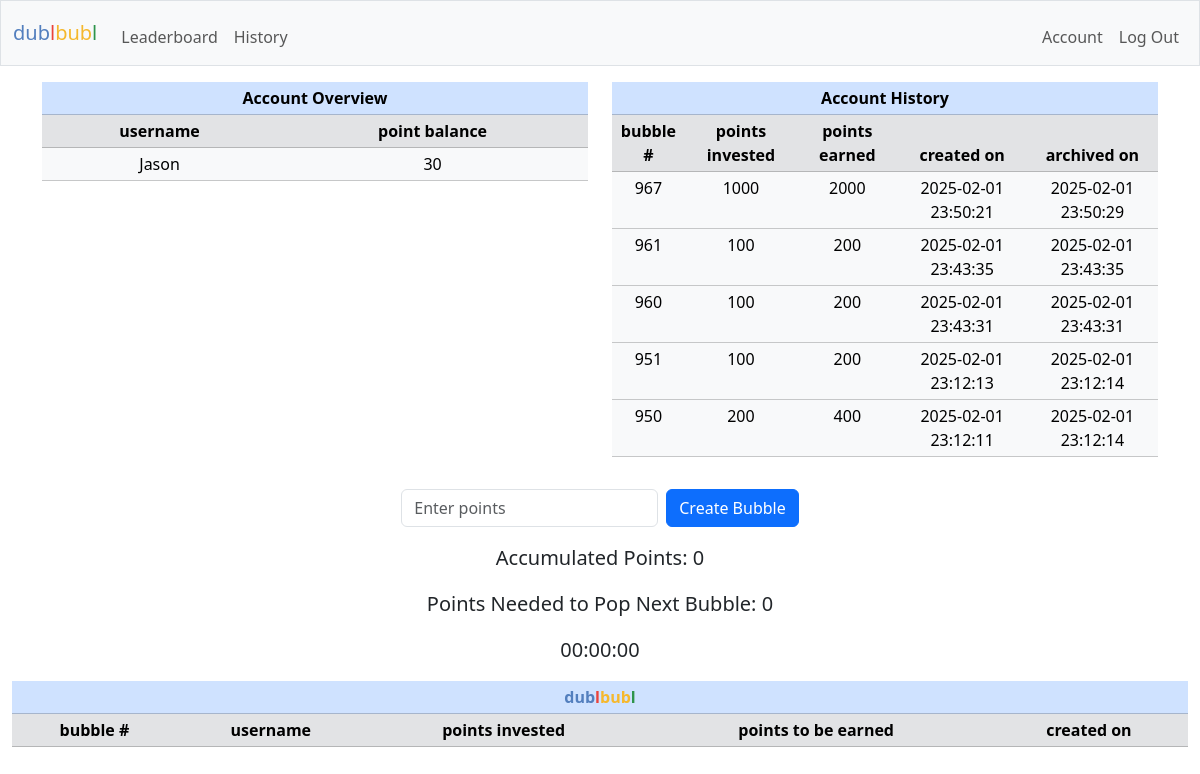
The page / (signed in) on the database its author committed.
### tables this page shows
CREATE TABLE users (
    id INTEGER PRIMARY KEY AUTOINCREMENT NOT NULL,
    username TEXT NOT NULL,
    hash TEXT NOT NULL,
    points INTEGER NOT NULL DEFAULT 1000
, total_points_earned INTEGER);

CREATE TABLE dublbubl_history (
        history_id INTEGER PRIMARY KEY AUTOINCREMENT NOT NULL,
        user_id INTEGER NOT NULL,
        username TEXT NOT NULL,       
        row_id INTEGER NOT NULL,
        creator_id INTEGER NOT NULL,
        creator_username TEXT NOT NULL,
        points_in INTEGER NOT NULL,
        points_out INTEGER NOT NULL,
        date_created TEXT NOT NULL,
        date_archived TEXT NOT NULL
    );

CREATE TABLE points_tracker (
            tracker_id INTEGER PRIMARY KEY AUTOINCREMENT NOT NULL,
            current_points_in INTEGER NOT NULL,
            date_created TEXT NOT NULL        
        );

### app.py (the view)
@app.route("/", methods=["GET", "POST"])
def index():
    start_timer()
    try:
        dublbubl = cur.execute("SELECT * FROM dublbubl").fetchall()
        rows_per_page = 20
        page = request.args.get("page", 1, type=int)
        offset = (page - 1) * rows_per_page
        dublbubl = cur.execute("""
            SELECT * FROM dublbubl
            ORDER BY row_id ASC
            LIMIT ? OFFSET ?
        """, (rows_per_page, offset)).fetchall()
        total_rows = cur.execute("SELECT COUNT(*) FROM dublbubl").fetchone()[0]
        total_pages = (total_rows + rows_per_page - 1) // rows_per_page
        current_points_in = cur.execute("SELECT current_points_in FROM points_tracker").fetchone()
        oldest_row_points_out = cur.execute("SELECT points_out FROM dublbubl ORDER BY row_id ASC LIMIT 1").fetchone()
        user_id = session.get("user_id")
        if user_id:
            user = cur.execute("SELECT * FROM users WHERE id = ?", (user_id,)).fetchall()
            user_history = cur.execute("SELECT * FROM dublbubl_history WHERE creator_id = ? ORDER BY row_id DESC LIMIT 5", (user_id,)).fetchall()
        else:
            user = None
            user_history = None
    except sqlite3.OperationalError as e:
        print("Error: dublbubl_history table does not exist, creating it.")
        init_db()
    if current_points_in is None or oldest_row_points_out is None:
        print("Error: current_points_in or oldest_row_points_out is None.")
        points_in_required = 0  # Default value
    else:
        points_in_required = oldest_row_points_out[0] - current_points_in[0]
    socketio.emit("update_points_info", {
        "current_points_in": current_points_in[0],  # Emitting the actual points_in value
        "points_in_required": points_in_required  # Emitting the calculated points_in_required
    })  # Broadcasts to all connected clients
    points = request.form.get("points")
    current_date = datetime.datetime.now().strftime("%Y-%m-%d %H:%M:%S")
    if request.method == "POST":
        if user_id is None:
            return "You must be logged in to submit points."
        if not points:
            return "No points entered"
        try:
            points = int(points)
        except ValueError:
            return "Invalid Input"
        if points is None:
            return "Invalid Input"
        elif points <= 0 or points > 10000:
            return "Points must be between 1 and 10000"
        user_id = session["user_id"]
        user = cur.execute("SELECT * FROM users WHERE id = ?", (user_id,)).fetchone()
        current_points = cur.execute("SELECT points FROM users WHERE id = ?", (user[0],)).fetchone()
        current_points = current_points[0] if current_points else 0  # Default to 0 if no value exists
        if current_points < points:
            return "not enough points"
        try:
            cur.execute("""
            INSERT INTO dublbubl (row_id, user_id, username, points_in, points_out, date_created)
            VALUES (?, ?, ?, ?, ?, ?)
            """, (None, user[0], user[1], points, (points * 2), current_date))
            con.commit()
            updated_rows = cur.execute("""
                SELECT * FROM dublbubl
                ORDER BY row_id ASC
                LIMIT ? OFFSET ?
            """, (rows_per_page, offset)).fetchall()
            socketio.emit("update_table", {"rows": updated_rows, "page": page})
            total_points = current_points - points
            if total_points < 0:
                return "Error: Insufficient points balance."
            cur.execute("UPDATE users SET points = ? WHERE id = ?", (total_points, user[0]))
            con.commit()
            socketio.emit("update_point_balance", {
                "point_balance": total_points  # Emitting only the total points balance
            }, room=user[0])  # Emits only to the specific user
            print(f"Emitting update to room: {user[0]} with new balance: {total_points}")
        except Exception as e:
            print(f"Error inserting row into dublbubl: {e}")
            con.rollback()
        current_points_in = cur.execute("SELECT current_points_in FROM points_tracker").fetchone()
        row_count = cur.execute("SELECT COUNT(*) FROM dublbubl").fetchone()[0]
        print(f"Number of rows in dublbubl: {row_count}")
        if row_count > 1:
            if current_points_in:
                new_points_in = current_points_in[0] + points
                cur.execute("UPDATE points_tracker SET current_points_in = ?, date_created = ?", (new_points_in, current_date))
            else:
                cur.execute("INSERT INTO points_tracker (current_points_in, date_created) VALUES (?, ?)", (points, current_date))
            con.commit()
        else:
            new_points_in = current_points_in[0] if current_points_in else 0
            print(f"New points in is { new_points_in }")
        oldest_row_points_out = cur.execute("SELECT points_out FROM dublbubl ORDER BY row_id ASC LIMIT 1").fetchone()
        print(f"Oldest row points out: {oldest_row_points_out[0]}")
        if oldest_row_points_out is None:
            print("No rows found in dublbubl. Exiting loop.")
        else:
            while new_points_in >= oldest_row_points_out[0]:
                oldest_row_id = cur.execute("SELECT row_id FROM dublbubl ORDER BY row_id ASC LIMIT 1").fetchone()
                oldest_row = cur.execute("SELECT * FROM dublbubl ORDER BY row_id ASC LIMIT 1").fetchone()
                if oldest_row is not None:
                        current_total_points = cur.execute("SELECT total_points_earned FROM users WHERE id = ?", (oldest_row[1],)).fetchone()
                        if current_total_points is None:
                            print("No points found for this user.")
                            current_total_points = 0  # Default to 0 if no value exists
                        else:
                            current_total_points = current_total_points[0]  # Extract the value from the tuple
                        print(f"Current total points: {current_total_points}")
                        points = cur.execute("SELECT points FROM users WHERE id = ?", (oldest_row[1],)).fetchone()
                        if points is None:
                            print("No points balance found for this user.")
                            points = 0  # Default to 0 if no value exists
                        else:
                            points = points[0]  # Extract the value from the tuple
                        print(f"User's point balance: {points}")
                else:
                    print("Oldest row is None, skipping points check.")
                if oldest_row:
                    cur.execute("""
                    INSERT INTO dublbubl_history (user_id, username, row_id, creator_id, creator_username, points_in, points_out, date_created, date_archived)
                    VALUES (?, ? ,?, ?, ? ,?, ?, ?, ?)
                    """, (user[0], user[1], oldest_row[0], oldest_row[1], oldest_row[2], oldest_row[3], oldest_row[4], oldest_row[5], current_date))
                    con.commit()
                    updated_user_history = cur.execute("""
                        SELECT * FROM dublbubl_history
                        WHERE creator_id = ?
                        ORDER BY row_id DESC
                        LIMIT 5
                    """, (user[0],)).fetchall()
                    print(f"Checking user[0]: {user[0]}")
                    print(f"Fetching history for creator_id: {user[0]}")
                    print("Fetched history:", updated_user_history)
                    socketio.emit("update_user_history", {
                        "history": [
                            {
                                "bubble_number": row[3],
                                "points_invested": row[6],
                                "points_earned": row[7],
                                "created_on": row[8],
                                "archived_on": row[9]
                            } for row in updated_user_history
                        ]
                    }, room=user[0])  # Emits only to the specific user
                    print(f"Emitting update to room: {user[0]} with updated user history: {oldest_row[4]}")
                    total_points_earned = current_total_points + oldest_row[4]
                    cur.execute("UPDATE users SET total_points_earned = ? WHERE id = ?", (total_points_earned, oldest_row[1]))
                    con.commit()
                    total_points = points + oldest_row[4]
                    cur.execute("UPDATE users SET points = ? WHERE id = ?", (total_points, oldest_row[1]))
                    con.commit()
                    current_total_points = total_points_earned
                    updated_total_points = cur.execute("SELECT points FROM users WHERE id = ?",(user_id,)).fetchone()
                    updated_total_points = updated_total_points[0] if updated_total_points else 0
                    socketio.emit("update_point_balance", {
                        "point_balance": updated_total_points  # Only emitting the total points balance
                    }, room=user_id)  # Emits only to the specific user
                    print(f"Emitting update to room: {user_id} with new balance: {updated_total_points}")
                if oldest_row_id is not None:
                    cur.execute("DELETE FROM dublbubl WHERE row_id = ?", (oldest_row_id[0],))
                    con.commit()
                else:
                    print("Error: oldest_row_id is None, unable to delete row.")
                remaining_points_in = new_points_in - oldest_row_points_out[0]
                cur.execute("UPDATE points_tracker SET current_points_in = ?, date_created = ?", (remaining_points_in, current_date))
                con.commit()
                updated_rows = cur.execute("""
                    SELECT * FROM dublbubl
                    ORDER BY row_id ASC
                    LIMIT ? OFFSET ?
                """, (rows_per_page, offset)).fetchall()
                socketio.emit("update_table", {"rows": updated_rows, "page": page})
                print(f"Emitting updated rows to room: {user[0]}")
                new_points_in = remaining_points_in
                oldest_row_points_out = cur.execute("SELECT points_out FROM dublbubl ORDER BY row_id ASC LIMIT 1").fetchone()
                if new_points_in <= 0 or oldest_row_points_out is None:
                    print("No more rows in dublbubl. Exiting loop.")
                    break
        return redirect("/")
    else:
        return render_template('index.html', dublbubl=dublbubl, user=user, current_points_in=current_points_in, points_in_required=points_in_required, user_history=user_history, page=page, total_rows=total_rows, total_pages=total_pages)

### app.py (called while the page is built)
def start_timer():
    global timer_running
    if not timer_running:
        socketio.start_background_task(target=countdown_timer)   # Start the countdown in the background
        timer_running = True # Set the flag to True, indicating the timer is running
        print("Countdown timer background task started.")
    else:
        print("Timer already running.")

@app.after_request
def after_request(response):
    response.headers["Cache-Control"] = "no-cache, no-store, must-revalidate"
    response.headers["Expires"] = 0
    response.headers["Pragma"] = "no-cache"
    return response

### templates/index.html (shortened to what this page needs)
{% extends "layout.html" %}
{% block main %}
{% if session["user_id"] %}
<div class="container text-center dashboard">
  <div class="row justify-content-center">
    <div class="col">
      <table class="table table-responsive table-sm account-overview">
        <thead class="table-primary">
          <tr class="table-primary">
            <th class="table-primary" colspan="2">Account Overview</th>
          </tr>
        </thead>
        <thead class="table-light">
          <tr class="table-secondary">
            <th class="table-secondary">username</th>
            <th class="table-secondary">point balance</th>
          </tr>
        </thead>
        <tbody id="point-balance">
          {% for user in user %}
          <tr class="table-light" data-user-id="{{ user[0] }}">
            <td class="table-light">{{ user[1] }}</td>
            <td class="table-light">{{ user[3] }}</td>
          </tr>
          {% endfor %}
        </tbody>
      </table>
    </div>
    <div class="col">
      <table class="table table-responsive table-sm account-history">
        <thead class="table-primary">
          <tr class="table-primary">
            <th class="table-primary" colspan="5">Account History</th>
          </tr>
        </thead>
        <thead class="table-secondary">
          <tr class="table-secondary">
            <th>bubble #</th>
            <th>points invested</th>
            <th>points earned</th>
            <th>created on</th>
            <th>archived on</th>
          </tr>
        </thead>
        <tbody id="user-history">
          {% for user in user_history %}
          <tr class="table-light">
            <td>{{ user[3] }}</td>
            <td>{{ user[6] }}</td>
            <td>{{ user[7] }}</td>
            <td>{{ user[8] }}</td>
            <td>{{ user[9] }}</td>
          </tr>
          {% endfor %}
        </tbody>
      </table>
    </div>
  </div>
</div>
<form action="/" method="post" class="d-flex justify-content-center align-items-center">
  <input class="form-control me-2 w-auto" name="points" placeholder="Enter points" type="number">
  <button class="btn btn-primary" type="submit">Create Bubble</button>
</form>
{% endif %}
<figure class="text-center">
  <blockquote class="blockquote">
    <p id="current_points_in">Accumulated Points: {{ current_points_in[0] }}</p>
    <p id="points_in_required">Points Needed to Pop Next Bubble: {{ points_in_required }}</p>
    <div id="countdown_timer">00:00:00</div>
  </blockquote>
</figure>
<table class="table table-success table-sm text-center">
  <thead class="table-primary">
    <tr class="table-primary">
      <th class="table-primary" colspan="5"><span class="blue">dub</span><span class="red">l</span><span class="yellow">bub</span><span class="green">l</span></th>
    </tr>
  </thead>
  <thead>
    <tr class="table-secondary">
      <th>bubble #</th>
      <th>username</th>
      <th>points invested</th>
      <th>points to be earned</th>
      <th>created on</th>
    </tr>
  </thead>
</table>
{% endblock %}

### static/style.css (style rules this page uses)
* { margin: 0; padding: 0; box-sizing: border-box; }
html { font-family:Arial, Helvetica, sans-serif; font-size: 1rem; }
body { height: 100vh; }
.blue { color: #537fbe; }
.red { color: #ea433b; }
.yellow { color: #f5b82e; }
.green { color: #2e944b; }
form { text-align: center; margin: 1em auto; }
.dashboard { margin: 1em auto; }

### rows shown on the page
users: username "Jason", points "30"
dublbubl_history: row "967", points_in "1000", points_out "2000", date_created "2025-02-01 23:50:21", date_archived "2025-02-01 23:50:29"
dublbubl_history: row "961", points_in "100", points_out "200", date_created "2025-02-01 23:43:35", date_archived "2025-02-01 23:43:35"
dublbubl_history: row "960", points_in "100", points_out "200", date_created "2025-02-01 23:43:31", date_archived "2025-02-01 23:43:31"
dublbubl_history: row "951", points_in "100", points_out "200", date_created "2025-02-01 23:12:13", date_archived "2025-02-01 23:12:14"
dublbubl_history: row "950", points_in "200", points_out "400", date_created "2025-02-01 23:12:11", date_archived "2025-02-01 23:12:14"
points_tracker: current_points_in "0"

### other values the page prints
{{ points_in_required }} "0"
